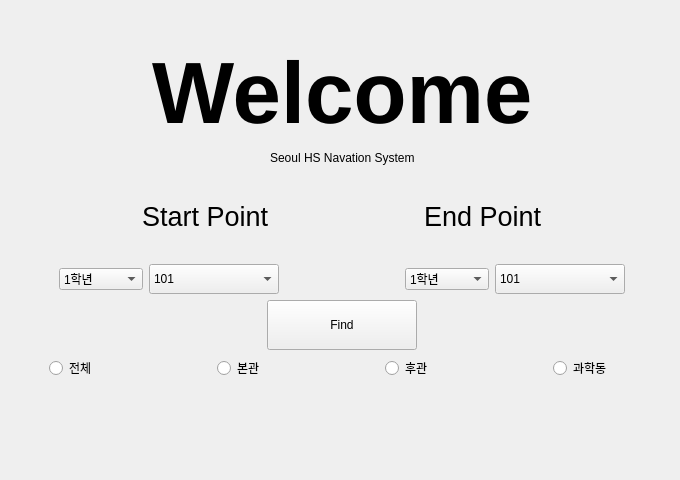
<?xml version="1.0" encoding="UTF-8"?>
<ui version="4.0">
 <class>Form</class>
 <widget class="QWidget" name="Form">
  <property name="geometry">
   <rect>
    <x>0</x>
    <y>0</y>
    <width>680</width>
    <height>480</height>
   </rect>
  </property>
  <property name="sizePolicy">
   <sizepolicy hsizetype="Fixed" vsizetype="Fixed">
    <horstretch>0</horstretch>
    <verstretch>0</verstretch>
   </sizepolicy>
  </property>
  <property name="minimumSize">
   <size>
    <width>680</width>
    <height>480</height>
   </size>
  </property>
  <property name="maximumSize">
   <size>
    <width>680</width>
    <height>480</height>
   </size>
  </property>
  <property name="font">
   <font>
    <family>.AppleSystemUIFont</family>
   </font>
  </property>
  <property name="windowTitle">
   <string>Navigation</string>
  </property>
  <widget class="QWidget" name="verticalLayoutWidget">
   <property name="geometry">
    <rect>
     <x>9</x>
     <y>9</y>
     <width>666</width>
     <height>461</height>
    </rect>
   </property>
   <layout class="QVBoxLayout" name="verticalLayout">
    <item>
     <layout class="QHBoxLayout" name="horizontalLayout_5">
      <item>
       <spacer name="verticalSpacer">
        <property name="orientation">
         <enum>Qt::Vertical</enum>
        </property>
        <property name="sizeType">
         <enum>QSizePolicy::Fixed</enum>
        </property>
        <property name="sizeHint" stdset="0">
         <size>
          <width>20</width>
          <height>35</height>
         </size>
        </property>
       </spacer>
      </item>
     </layout>
    </item>
    <item>
     <layout class="QHBoxLayout" name="horizontalLayout_10">
      <item>
       <spacer name="horizontalSpacer">
        <property name="orientation">
         <enum>Qt::Horizontal</enum>
        </property>
        <property name="sizeHint" stdset="0">
         <size>
          <width>40</width>
          <height>20</height>
         </size>
        </property>
       </spacer>
      </item>
      <item>
       <widget class="QLabel" name="label">
        <property name="font">
         <font>
          <family>.AppleSystemUIFont</family>
          <pointsize>65</pointsize>
          <bold>true</bold>
         </font>
        </property>
        <property name="text">
         <string>Welcome</string>
        </property>
       </widget>
      </item>
      <item>
       <spacer name="horizontalSpacer_2">
        <property name="orientation">
         <enum>Qt::Horizontal</enum>
        </property>
        <property name="sizeHint" stdset="0">
         <size>
          <width>40</width>
          <height>20</height>
         </size>
        </property>
       </spacer>
      </item>
     </layout>
    </item>
    <item>
     <layout class="QHBoxLayout" name="horizontalLayout_9">
      <item>
       <spacer name="horizontalSpacer_4">
        <property name="orientation">
         <enum>Qt::Horizontal</enum>
        </property>
        <property name="sizeHint" stdset="0">
         <size>
          <width>40</width>
          <height>20</height>
         </size>
        </property>
       </spacer>
      </item>
      <item>
       <spacer name="verticalSpacer_2">
        <property name="orientation">
         <enum>Qt::Vertical</enum>
        </property>
        <property name="sizeType">
         <enum>QSizePolicy::Fixed</enum>
        </property>
        <property name="sizeHint" stdset="0">
         <size>
          <width>20</width>
          <height>15</height>
         </size>
        </property>
       </spacer>
      </item>
      <item>
       <widget class="QLabel" name="label_2">
        <property name="text">
         <string>Seoul HS Navation System</string>
        </property>
       </widget>
      </item>
      <item>
       <spacer name="verticalSpacer_3">
        <property name="orientation">
         <enum>Qt::Vertical</enum>
        </property>
        <property name="sizeType">
         <enum>QSizePolicy::Fixed</enum>
        </property>
        <property name="sizeHint" stdset="0">
         <size>
          <width>20</width>
          <height>15</height>
         </size>
        </property>
       </spacer>
      </item>
      <item>
       <spacer name="horizontalSpacer_3">
        <property name="orientation">
         <enum>Qt::Horizontal</enum>
        </property>
        <property name="sizeHint" stdset="0">
         <size>
          <width>40</width>
          <height>20</height>
         </size>
        </property>
       </spacer>
      </item>
     </layout>
    </item>
    <item>
     <layout class="QHBoxLayout" name="horizontalLayout_6">
      <item>
       <spacer name="horizontalSpacer_12">
        <property name="orientation">
         <enum>Qt::Horizontal</enum>
        </property>
        <property name="sizeType">
         <enum>QSizePolicy::Fixed</enum>
        </property>
        <property name="sizeHint" stdset="0">
         <size>
          <width>133</width>
          <height>20</height>
         </size>
        </property>
       </spacer>
      </item>
      <item>
       <widget class="QLabel" name="label_3">
        <property name="font">
         <font>
          <family>.AppleSystemUIFont</family>
          <pointsize>20</pointsize>
         </font>
        </property>
        <property name="text">
         <string>Start Point</string>
        </property>
       </widget>
      </item>
      <item>
       <spacer name="horizontalSpacer_11">
        <property name="orientation">
         <enum>Qt::Horizontal</enum>
        </property>
        <property name="sizeHint" stdset="0">
         <size>
          <width>40</width>
          <height>20</height>
         </size>
        </property>
       </spacer>
      </item>
      <item>
       <widget class="QLabel" name="label_4">
        <property name="font">
         <font>
          <family>.AppleSystemUIFont</family>
          <pointsize>20</pointsize>
         </font>
        </property>
        <property name="text">
         <string>End Point</string>
        </property>
       </widget>
      </item>
      <item>
       <spacer name="horizontalSpacer_10">
        <property name="orientation">
         <enum>Qt::Horizontal</enum>
        </property>
        <property name="sizeType">
         <enum>QSizePolicy::Fixed</enum>
        </property>
        <property name="sizeHint" stdset="0">
         <size>
          <width>133</width>
          <height>20</height>
         </size>
        </property>
       </spacer>
      </item>
     </layout>
    </item>
    <item>
     <layout class="QHBoxLayout" name="horizontalLayout_8">
      <item>
       <spacer name="horizontalSpacer_6">
        <property name="orientation">
         <enum>Qt::Horizontal</enum>
        </property>
        <property name="sizeType">
         <enum>QSizePolicy::Fixed</enum>
        </property>
        <property name="sizeHint" stdset="0">
         <size>
          <width>50</width>
          <height>10</height>
         </size>
        </property>
       </spacer>
      </item>
      <item>
       <widget class="QComboBox" name="comboBox">
        <item>
         <property name="text">
          <string>1학년</string>
         </property>
        </item>
        <item>
         <property name="text">
          <string>2학년</string>
         </property>
        </item>
        <item>
         <property name="text">
          <string>3학년</string>
         </property>
        </item>
        <item>
         <property name="text">
          <string>특별실</string>
         </property>
        </item>
        <item>
         <property name="text">
          <string>과학특별실</string>
         </property>
        </item>
       </widget>
      </item>
      <item>
       <widget class="QComboBox" name="comboBox_2">
        <property name="sizePolicy">
         <sizepolicy hsizetype="Fixed" vsizetype="Fixed">
          <horstretch>0</horstretch>
          <verstretch>0</verstretch>
         </sizepolicy>
        </property>
        <property name="minimumSize">
         <size>
          <width>130</width>
          <height>10</height>
         </size>
        </property>
        <property name="maximumSize">
         <size>
          <width>16777215</width>
          <height>30</height>
         </size>
        </property>
        <item>
         <property name="text">
          <string>101</string>
         </property>
        </item>
        <item>
         <property name="text">
          <string>102</string>
         </property>
        </item>
        <item>
         <property name="text">
          <string>103</string>
         </property>
        </item>
        <item>
         <property name="text">
          <string>104</string>
         </property>
        </item>
        <item>
         <property name="text">
          <string>105</string>
         </property>
        </item>
        <item>
         <property name="text">
          <string>106</string>
         </property>
        </item>
        <item>
         <property name="text">
          <string>107</string>
         </property>
        </item>
        <item>
         <property name="text">
          <string>108</string>
         </property>
        </item>
        <item>
         <property name="text">
          <string>109</string>
         </property>
        </item>
        <item>
         <property name="text">
          <string>110</string>
         </property>
        </item>
        <item>
         <property name="text">
          <string>111</string>
         </property>
        </item>
        <item>
         <property name="text">
          <string>112</string>
         </property>
        </item>
        <item>
         <property name="text">
          <string>113</string>
         </property>
        </item>
        <item>
         <property name="text">
          <string>114</string>
         </property>
        </item>
        <item>
         <property name="text">
          <string>201</string>
         </property>
        </item>
        <item>
         <property name="text">
          <string>202</string>
         </property>
        </item>
        <item>
         <property name="text">
          <string>203</string>
         </property>
        </item>
        <item>
         <property name="text">
          <string>204</string>
         </property>
        </item>
        <item>
         <property name="text">
          <string>205</string>
         </property>
        </item>
        <item>
         <property name="text">
          <string>206</string>
         </property>
        </item>
        <item>
         <property name="text">
          <string>207</string>
         </property>
        </item>
        <item>
         <property name="text">
          <string>208</string>
         </property>
        </item>
        <item>
         <property name="text">
          <string>209</string>
         </property>
        </item>
        <item>
         <property name="text">
          <string>210</string>
         </property>
        </item>
        <item>
         <property name="text">
          <string>211</string>
         </property>
        </item>
        <item>
         <property name="text">
          <string>212</string>
         </property>
        </item>
        <item>
         <property name="text">
          <string>213</string>
         </property>
        </item>
        <item>
         <property name="text">
          <string>214</string>
         </property>
        </item>
        <item>
         <property name="text">
          <string>1학년부</string>
         </property>
        </item>
        <item>
         <property name="text">
          <string>2학년부</string>
         </property>
        </item>
        <item>
         <property name="text">
          <string>정준명스마트교실</string>
         </property>
        </item>
        <item>
         <property name="text">
          <string>꿈가람재</string>
         </property>
        </item>
        <item>
         <property name="text">
          <string>진로활동실</string>
         </property>
        </item>
        <item>
         <property name="text">
          <string>휴게실(여)</string>
         </property>
        </item>
        <item>
         <property name="text">
          <string>인쇄실</string>
         </property>
        </item>
        <item>
         <property name="text">
          <string>평가관리실</string>
         </property>
        </item>
        <item>
         <property name="text">
          <string>성적처리실</string>
         </property>
        </item>
        <item>
         <property name="text">
          <string>휴게실</string>
         </property>
        </item>
        <item>
         <property name="text">
          <string>제1교무실</string>
         </property>
        </item>
        <item>
         <property name="text">
          <string>중앙현관</string>
         </property>
        </item>
        <item>
         <property name="text">
          <string>행정실</string>
         </property>
        </item>
        <item>
         <property name="text">
          <string>교장실</string>
         </property>
        </item>
        <item>
         <property name="text">
          <string>회의실</string>
         </property>
        </item>
        <item>
         <property name="text">
          <string>서고</string>
         </property>
        </item>
        <item>
         <property name="text">
          <string>방송실</string>
         </property>
        </item>
        <item>
         <property name="text">
          <string>문서고</string>
         </property>
        </item>
       </widget>
      </item>
      <item>
       <spacer name="horizontalSpacer_5">
        <property name="orientation">
         <enum>Qt::Horizontal</enum>
        </property>
        <property name="sizeHint" stdset="0">
         <size>
          <width>40</width>
          <height>20</height>
         </size>
        </property>
       </spacer>
      </item>
      <item>
       <widget class="QComboBox" name="comboBox_4">
        <item>
         <property name="text">
          <string>1학년</string>
         </property>
        </item>
        <item>
         <property name="text">
          <string>2학년</string>
         </property>
        </item>
        <item>
         <property name="text">
          <string>3학년</string>
         </property>
        </item>
        <item>
         <property name="text">
          <string>특별실</string>
         </property>
        </item>
        <item>
         <property name="text">
          <string>과학특별실</string>
         </property>
        </item>
       </widget>
      </item>
      <item>
       <widget class="QComboBox" name="comboBox_3">
        <property name="sizePolicy">
         <sizepolicy hsizetype="Fixed" vsizetype="Fixed">
          <horstretch>0</horstretch>
          <verstretch>0</verstretch>
         </sizepolicy>
        </property>
        <property name="minimumSize">
         <size>
          <width>130</width>
          <height>10</height>
         </size>
        </property>
        <property name="maximumSize">
         <size>
          <width>16777215</width>
          <height>30</height>
         </size>
        </property>
        <item>
         <property name="text">
          <string>101</string>
         </property>
        </item>
        <item>
         <property name="text">
          <string>102</string>
         </property>
        </item>
        <item>
         <property name="text">
          <string>103</string>
         </property>
        </item>
        <item>
         <property name="text">
          <string>104</string>
         </property>
        </item>
        <item>
         <property name="text">
          <string>105</string>
         </property>
        </item>
        <item>
         <property name="text">
          <string>106</string>
         </property>
        </item>
        <item>
         <property name="text">
          <string>107</string>
         </property>
        </item>
        <item>
         <property name="text">
          <string>108</string>
         </property>
        </item>
        <item>
         <property name="text">
          <string>109</string>
         </property>
        </item>
        <item>
         <property name="text">
          <string>110</string>
         </property>
        </item>
        <item>
         <property name="text">
          <string>111</string>
         </property>
        </item>
        <item>
         <property name="text">
          <string>112</string>
         </property>
        </item>
        <item>
         <property name="text">
          <string>113</string>
         </property>
        </item>
        <item>
         <property name="text">
          <string>114</string>
         </property>
        </item>
        <item>
         <property name="text">
          <string>201</string>
         </property>
        </item>
        <item>
         <property name="text">
          <string>202</string>
         </property>
        </item>
        <item>
         <property name="text">
          <string>203</string>
         </property>
        </item>
        <item>
         <property name="text">
          <string>204</string>
         </property>
        </item>
        <item>
         <property name="text">
          <string>205</string>
         </property>
        </item>
        <item>
         <property name="text">
          <string>206</string>
         </property>
        </item>
        <item>
         <property name="text">
          <string>207</string>
         </property>
        </item>
        <item>
         <property name="text">
          <string>208</string>
         </property>
        </item>
        <item>
         <property name="text">
          <string>209</string>
         </property>
        </item>
        <item>
         <property name="text">
          <string>210</string>
         </property>
        </item>
        <item>
         <property name="text">
          <string>211</string>
         </property>
        </item>
        <item>
         <property name="text">
          <string>212</string>
         </property>
        </item>
        <item>
         <property name="text">
          <string>213</string>
         </property>
        </item>
        <item>
         <property name="text">
          <string>214</string>
         </property>
        </item>
        <item>
         <property name="text">
          <string>1학년부</string>
         </property>
        </item>
        <item>
         <property name="text">
          <string>2학년부</string>
         </property>
        </item>
        <item>
         <property name="text">
          <string>정준명스마트교실</string>
         </property>
        </item>
        <item>
         <property name="text">
          <string>꿈가람재</string>
         </property>
        </item>
        <item>
         <property name="text">
          <string>진로활동실</string>
         </property>
        </item>
        <item>
         <property name="text">
          <string>휴게실(여)</string>
         </property>
        </item>
        <item>
         <property name="text">
          <string>인쇄실</string>
         </property>
        </item>
        <item>
         <property name="text">
          <string>평가관리실</string>
         </property>
        </item>
        <item>
         <property name="text">
          <string>성적처리실</string>
         </property>
        </item>
        <item>
         <property name="text">
          <string>휴게실</string>
         </property>
        </item>
        <item>
         <property name="text">
          <string>제1교무실</string>
         </property>
        </item>
        <item>
         <property name="text">
          <string>중앙현관</string>
         </property>
        </item>
        <item>
         <property name="text">
          <string>행정실</string>
         </property>
        </item>
        <item>
         <property name="text">
          <string>교장실</string>
         </property>
        </item>
        <item>
         <property name="text">
          <string>회의실</string>
         </property>
        </item>
        <item>
         <property name="text">
          <string>서고</string>
         </property>
        </item>
        <item>
         <property name="text">
          <string>방송실</string>
         </property>
        </item>
        <item>
         <property name="text">
          <string>문서고</string>
         </property>
        </item>
       </widget>
      </item>
      <item>
       <spacer name="horizontalSpacer_7">
        <property name="orientation">
         <enum>Qt::Horizontal</enum>
        </property>
        <property name="sizeType">
         <enum>QSizePolicy::Fixed</enum>
        </property>
        <property name="sizeHint" stdset="0">
         <size>
          <width>50</width>
          <height>20</height>
         </size>
        </property>
       </spacer>
      </item>
     </layout>
    </item>
    <item>
     <layout class="QHBoxLayout" name="horizontalLayout_7">
      <item>
       <spacer name="horizontalSpacer_9">
        <property name="orientation">
         <enum>Qt::Horizontal</enum>
        </property>
        <property name="sizeHint" stdset="0">
         <size>
          <width>40</width>
          <height>20</height>
         </size>
        </property>
       </spacer>
      </item>
      <item>
       <widget class="QPushButton" name="pushButton">
        <property name="sizePolicy">
         <sizepolicy hsizetype="Minimum" vsizetype="Fixed">
          <horstretch>0</horstretch>
          <verstretch>0</verstretch>
         </sizepolicy>
        </property>
        <property name="minimumSize">
         <size>
          <width>150</width>
          <height>50</height>
         </size>
        </property>
        <property name="maximumSize">
         <size>
          <width>150</width>
          <height>50</height>
         </size>
        </property>
        <property name="text">
         <string>Find</string>
        </property>
       </widget>
      </item>
      <item>
       <spacer name="horizontalSpacer_8">
        <property name="orientation">
         <enum>Qt::Horizontal</enum>
        </property>
        <property name="sizeHint" stdset="0">
         <size>
          <width>40</width>
          <height>20</height>
         </size>
        </property>
       </spacer>
      </item>
     </layout>
    </item>
    <item>
     <layout class="QHBoxLayout" name="horizontalLayout_2">
      <item>
       <spacer name="horizontalSpacer_14">
        <property name="orientation">
         <enum>Qt::Horizontal</enum>
        </property>
        <property name="sizeType">
         <enum>QSizePolicy::Fixed</enum>
        </property>
        <property name="sizeHint" stdset="0">
         <size>
          <width>40</width>
          <height>20</height>
         </size>
        </property>
       </spacer>
      </item>
      <item>
       <widget class="QRadioButton" name="radioButton_4">
        <property name="text">
         <string>전체</string>
        </property>
       </widget>
      </item>
      <item>
       <spacer name="horizontalSpacer_13">
        <property name="orientation">
         <enum>Qt::Horizontal</enum>
        </property>
        <property name="sizeType">
         <enum>QSizePolicy::Fixed</enum>
        </property>
        <property name="sizeHint" stdset="0">
         <size>
          <width>40</width>
          <height>20</height>
         </size>
        </property>
       </spacer>
      </item>
      <item>
       <widget class="QRadioButton" name="radioButton_3">
        <property name="text">
         <string>본관</string>
        </property>
       </widget>
      </item>
      <item>
       <spacer name="horizontalSpacer_15">
        <property name="orientation">
         <enum>Qt::Horizontal</enum>
        </property>
        <property name="sizeType">
         <enum>QSizePolicy::Fixed</enum>
        </property>
        <property name="sizeHint" stdset="0">
         <size>
          <width>40</width>
          <height>20</height>
         </size>
        </property>
       </spacer>
      </item>
      <item>
       <widget class="QRadioButton" name="radioButton_2">
        <property name="text">
         <string>후관</string>
        </property>
       </widget>
      </item>
      <item>
       <spacer name="horizontalSpacer_16">
        <property name="orientation">
         <enum>Qt::Horizontal</enum>
        </property>
        <property name="sizeType">
         <enum>QSizePolicy::Fixed</enum>
        </property>
        <property name="sizeHint" stdset="0">
         <size>
          <width>40</width>
          <height>20</height>
         </size>
        </property>
       </spacer>
      </item>
      <item>
       <widget class="QRadioButton" name="radioButton">
        <property name="text">
         <string>과학동</string>
        </property>
       </widget>
      </item>
     </layout>
    </item>
    <item>
     <layout class="QHBoxLayout" name="horizontalLayout">
      <item>
       <widget class="QLabel" name="label_5">
        <property name="font">
         <font>
          <family>.AppleSystemUIFont</family>
          <pointsize>50</pointsize>
         </font>
        </property>
        <property name="text">
         <string/>
        </property>
       </widget>
      </item>
     </layout>
    </item>
   </layout>
  </widget>
 </widget>
 <resources/>
 <connections/>
</ui>
